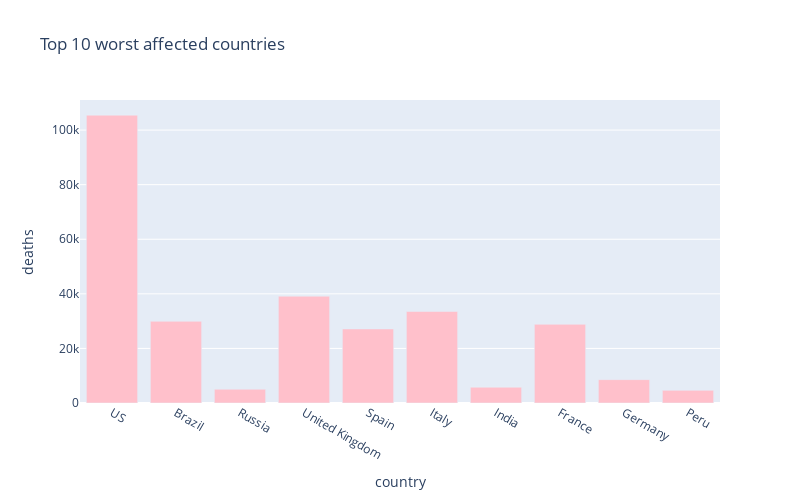

Source (notebook cell):
### Code cell
px.bar(
    sorted_country_df.head(10),
    x = "country",
    y = "deaths",
    title= "Top 10 worst affected countries", # the axis names
    color_discrete_sequence=["pink"], 
    height=500,
    width=800
)

### Figure 1 — Plotly figure (JSON) as saved in the notebook; plotly's stock layout.template omitted (floating-point values rounded to 4 significant figures)
{"data": [{"alignmentgroup": "True", "hovertemplate": "country=%{x}<br>deaths=%{y}<extra></extra>", "legendgroup": "", "marker": {"color": "pink"}, "name": "", "offsetgroup": "", "orientation": "v", "showlegend": false, "textposition": "auto", "type": "bar", "x": ["US", "Brazil", "Russia", "United Kingdom", "Spain", "Italy", "India", "France", "Germany", "Peru"], "xaxis": "x", "y": [105475, 29937, 5031, 39127, 27127, 33530, 5782, 28836, 8563, 4634], "yaxis": "y"}], "layout": {"barmode": "relative", "height": 500, "legend": {"tracegroupgap": 0}, "title": {"text": "Top 10 worst affected countries"}, "width": 800, "xaxis": {"anchor": "y", "domain": [0, 1], "title": {"text": "country"}}, "yaxis": {"anchor": "x", "domain": [0, 1], "title": {"text": "deaths"}}}}
